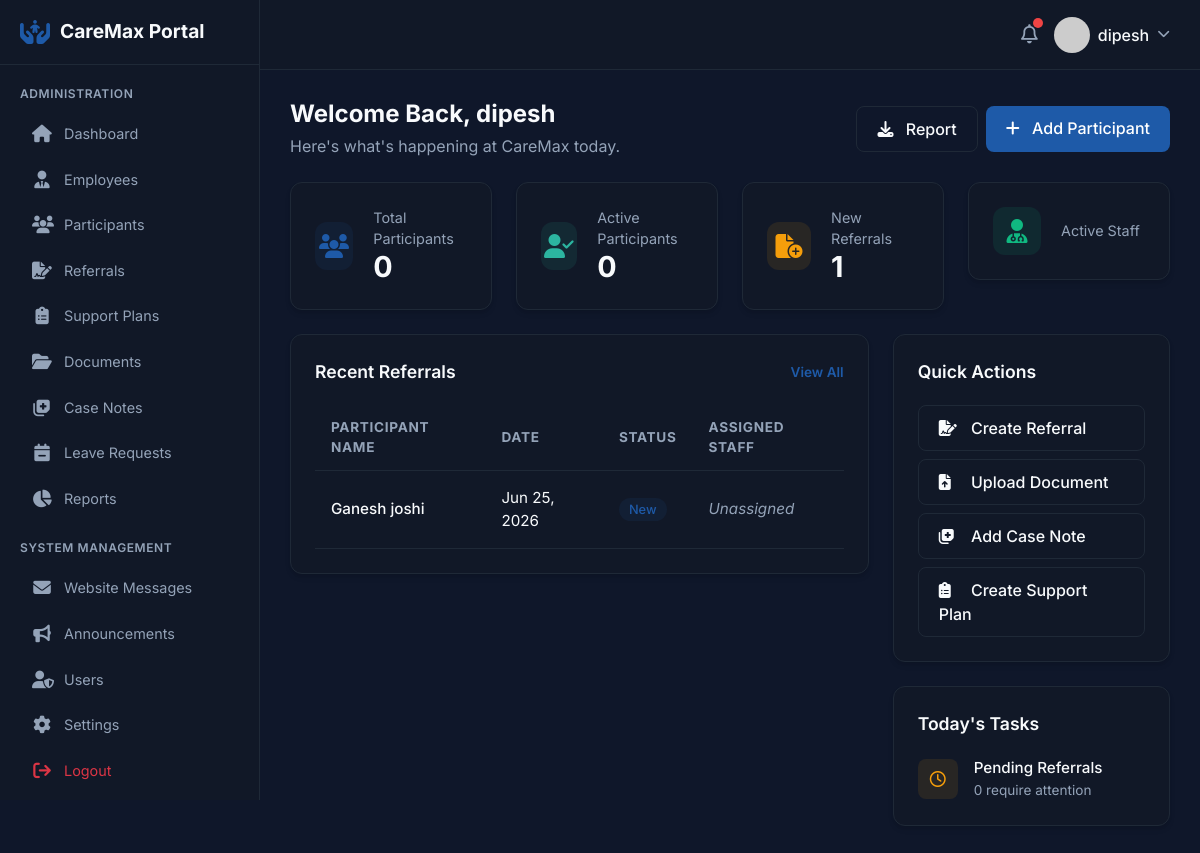
Page /portal/ (signed in) on the earlier database version.
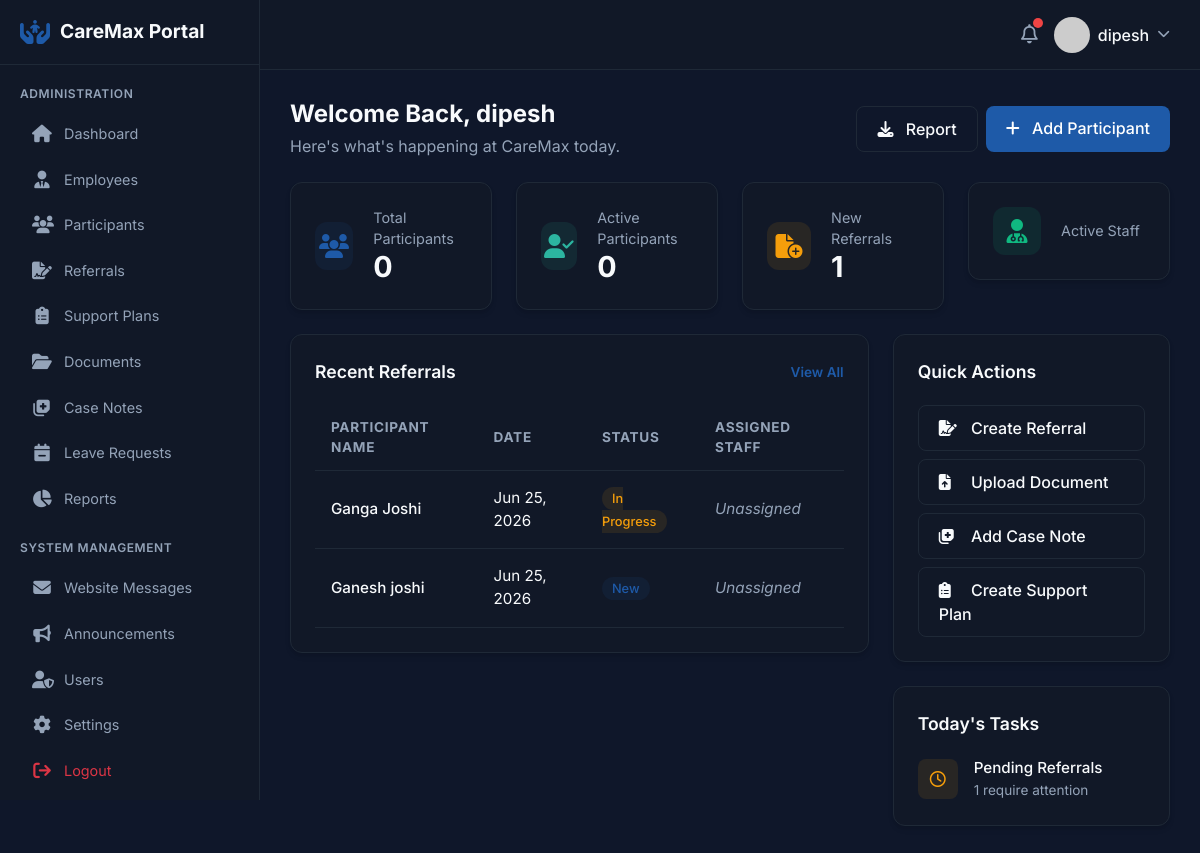
Same page on the later database version.
### referrals/models.py (models this page shows, shortened)
class Referral(models.Model):
    GENDER_CHOICES = (
        ('Male', 'Male'),
        ('Female', 'Female'),
        ('Non-binary', 'Non-binary'),
        ('Prefer not to say', 'Prefer not to say'),
    )
    PLAN_MANAGEMENT_CHOICES = (
        ('NDIA Agency Managed', 'NDIA Agency Managed'),
        ('Self Managed', 'Self Managed'),
        ('Plan Managed', 'Plan Managed'),
        ('Not Yet Approved', 'Not Yet Approved'),
        ('Not Sure', 'Not Sure'),
    )
    RELATIONSHIP_CHOICES = (
        ('Self', 'Self'),
        ('Family Member', 'Family Member'),
        ('Support Coordinator', 'Support Coordinator'),
        ('Healthcare Provider', 'Healthcare Provider'),
        ('Other', 'Other'),
    )
    STATUS_CHOICES = (
        ('New', 'New'),
        ('Contacted', 'Contacted'),
        ('Assessment Scheduled', 'Assessment Scheduled'),
        ('In Progress', 'In Progress'),
        ('Approved', 'Approved'),
        ('Closed', 'Closed'),
    )
    first_name = models.CharField(max_length=100)
    last_name = models.CharField(max_length=100)
    date_of_birth = models.DateField(null=True, blank=True)
    gender = models.CharField(max_length=50, choices=GENDER_CHOICES, blank=True)
    phone = models.CharField(max_length=20)
    email = models.EmailField(blank=True)
    address = models.CharField(max_length=255, blank=True, verbose_name="Address / Suburb")
    ndis_number = models.CharField(max_length=50, blank=True, verbose_name="NDIS Number")
    plan_management = models.CharField(max_length=50, choices=PLAN_MANAGEMENT_CHOICES, blank=True, verbose_name="Plan Managed By")
    support_goals = models.TextField(blank=True)
    additional_notes = models.TextField(blank=True)
    referrer_name = models.CharField(max_length=150, blank=True)
    relationship = models.CharField(max_length=50, choices=RELATIONSHIP_CHOICES, blank=True)
    referrer_phone = models.CharField(max_length=20, blank=True)
    referrer_email = models.EmailField(blank=True)
    status = models.CharField(max_length=30, choices=STATUS_CHOICES, default='New')
    assigned_staff = models.ForeignKey(User, on_delete=models.SET_NULL, null=True, blank=True, related_name='assigned_referrals')
    created_at = models.DateTimeField(auto_now_add=True)
    updated_at = models.DateTimeField(auto_now=True)

### portal/views.py (the view)
# urls.py: path('', views.DashboardView.as_view(), name='index'),
class DashboardView(LoginRequiredMixin, StaffRequiredMixin, TemplateView):
    template_name = 'portal/dashboard.html'
    def get_context_data(self, **kwargs):
        context = super().get_context_data(**kwargs)
        user = self.request.user
        is_admin = user.is_superuser or user.has_perm('auth.view_user')
        context['is_admin'] = is_admin
        if is_admin:
            participants = Participant.objects.all()
            referrals = Referral.objects.all()
        else:
            from guardian.shortcuts import get_objects_for_user
            participants = get_objects_for_user(user, 'portal.view_participant')
            referrals = get_objects_for_user(user, 'referrals.view_referral')
        context['total_participants'] = participants.count()
        context['active_participants'] = participants.filter(status='Active').count()
        context['new_referrals'] = referrals.filter(status='New').count()
        context['pending_referrals'] = referrals.filter(status__in=['Contacted', 'Assessment Scheduled', 'In Progress']).count()
        context['recent_referrals'] = referrals.order_by('-created_at')[:5]
        return context

### templates/portal/dashboard.html (shortened to what this page needs)
{% extends "portal/base_portal.html" %}
{% block content %}
<div class="d-flex justify-content-between align-items-center mb-4">
    <div>
        <h1 style="font-size: 1.5rem; font-weight: 700; margin-bottom: 5px;">Welcome Back, {{ request.user.first_name|default:request.user.username }}</h1>
        <p style="color: var(--text-muted); margin: 0;">Here's what's happening at CareMax today.</p>
    </div>
    <div class="d-flex gap-2">
        <a href="{% url 'portal:reports' %}" class="btn-portal-secondary"><i class="fa-solid fa-download me-2"></i> Report</a>
        <a href="{% url 'portal:participant_list' %}" class="btn-portal-primary"><i class="fa-solid fa-plus me-2"></i> Add Participant</a>
    </div>
</div>
<div class="row mb-4">
    <div class="col-md-3">
        <div class="glass-card mb-0">
            <div class="metric-card">
                <div class="metric-icon blue"><i class="fa-solid fa-users"></i></div>
                <div class="metric-info">
                    <p>Total Participants</p>
                    <h3>{{ total_participants }}</h3>
                </div>
            </div>
        </div>
    </div>
    <div class="col-md-3">
        <div class="glass-card mb-0">
            <div class="metric-card">
                <div class="metric-icon teal"><i class="fa-solid fa-user-check"></i></div>
                <div class="metric-info">
                    <p>Active Participants</p>
                    <h3>{{ active_participants }}</h3>
                </div>
            </div>
        </div>
    </div>
    <div class="col-md-3">
        <div class="glass-card mb-0">
            <div class="metric-card">
                <div class="metric-icon warning"><i class="fa-solid fa-file-circle-plus"></i></div>
                <div class="metric-info">
                    <p>New Referrals</p>
                    <h3>{{ new_referrals }}</h3>
                </div>
            </div>
        </div>
    </div>
    <div class="col-md-3">
        <div class="glass-card mb-0">
            <div class="metric-card">
                <div class="metric-icon success"><i class="fa-solid fa-user-doctor"></i></div>
                <div class="metric-info">
                    <p>Active Staff</p>
                </div>
            </div>
        </div>
    </div>
</div>
<div class="row">
    <div class="col-md-8">
        <div class="glass-card">
            <div class="glass-card-title">
                Recent Referrals
                <a href="{% url 'portal:referral_list' %}" style="font-size: 0.85rem; color: var(--primary-blue); text-decoration: none;">View All</a>
            </div>
            <div class="table-responsive">
                <table class="portal-table">
                    <thead>
                        <tr>
                            <th>Participant Name</th>
                            <th>Date</th>
                            <th>Status</th>
                            <th>Assigned Staff</th>
                        </tr>
                    </thead>
                    <tbody>
                        {% for referral in recent_referrals %}
                        <tr>
                            <td>
                                <div style="font-weight: 500;">{{ referral.first_name }} {{ referral.last_name }}</div>
                            </td>
                            <td>{{ referral.created_at|date:"M d, Y" }}</td>
                            <td>
                                {% if referral.status == 'New' %}
                                    <span class="portal-badge primary">New</span>
                                {% elif referral.status == 'Approved' %}
                                    <span class="portal-badge success">Approved</span>
                                {% elif referral.status == 'Closed' %}
                                    <span class="portal-badge danger">Closed</span>
                                {% else %}
                                    <span class="portal-badge warning">{{ referral.status }}</span>
                                {% endif %}
                            </td>
                            <td>
                                {% if referral.assigned_staff %}
                                    {{ referral.assigned_staff.get_full_name }}
                                {% else %}
                                    <span style="color: var(--text-muted); font-style: italic;">Unassigned</span>
                                {% endif %}
                            </td>
                        </tr>
                        {% empty %}
                        <tr>
                            <td colspan="4" class="text-center py-4" style="color: var(--text-muted);">
                                No recent referrals found.
                            </td>
                        </tr>
                        {% endfor %}
                    </tbody>
                </table>
            </div>
        </div>
    </div>
    <div class="col-md-4">
        <div class="glass-card mb-4">
            <div class="glass-card-title">Quick Actions</div>
            <div class="d-flex flex-column gap-2">
                <a href="{% url 'portal:referral_list' %}" class="btn-portal-secondary text-start"><i class="fa-solid fa-file-signature me-2" style="width: 20px;"></i> Create Referral</a>
                <a href="{% url 'portal:documents' %}" class="btn-portal-secondary text-start"><i class="fa-solid fa-file-arrow-up me-2" style="width: 20px;"></i> Upload Document</a>
                <a href="{% url 'portal:case_notes' %}" class="btn-portal-secondary text-start"><i class="fa-solid fa-notes-medical me-2" style="width: 20px;"></i> Add Case Note</a>
                <a href="{% url 'portal:support_plans' %}" class="btn-portal-secondary text-start"><i class="fa-solid fa-clipboard-list me-2" style="width: 20px;"></i> Create Support Plan</a>
            </div>
        </div>
        <div class="glass-card">
            <div class="glass-card-title">Today's Tasks</div>
            <div class="d-flex flex-column gap-3">
                <div class="d-flex align-items-center gap-3">
                    <div style="width: 40px; height: 40px; border-radius: 8px; background: rgba(245, 158, 11, 0.1); color: var(--warning); display: flex; align-items: center; justify-content: center;">
                        <i class="fa-regular fa-clock"></i>
                    </div>
                    <div>
                        <div style="font-weight: 500; font-size: 0.95rem;">Pending Referrals</div>
                        <div style="color: var(--text-muted); font-size: 0.85rem;">{{ pending_referrals }} require attention</div>
                    </div>
                </div>
            </div>
        </div>
    </div>
</div>
{% endblock %}

### templates/portal/base_portal.html (shortened to what this page needs)
{% load static auth_extras %}
<!DOCTYPE html>
<html lang="en">
<head>
    <link href="https://cdn.jsdelivr.net/npm/bootstrap@5.3.0/dist/css/bootstrap.min.css" rel="stylesheet">
    <link rel="stylesheet" href="https://cdnjs.cloudflare.com/ajax/libs/font-awesome/6.4.0/css/all.min.css">
    <link rel="stylesheet" href="{% static 'css/portal.css' %}">
</head>
<body>
    <aside class="portal-sidebar">
        <div class="portal-brand">
            <i class="fa-solid fa-hands-holding-child" style="color: var(--primary-blue); font-size: 1.5rem;"></i>
            <h2>CareMax Portal</h2>
        </div>
        {% if perms.auth.view_user %}
        <div class="portal-nav-section">
            <div class="portal-nav-title">Administration</div>
            <a href="{% url 'portal:dashboard' %}" class="portal-nav-link {% if request.resolver_match.url_name == 'dashboard' %}active{% endif %}">
                <i class="fa-solid fa-house"></i> Dashboard
            </a>
            <a href="{% url 'portal:employees' %}" class="portal-nav-link {% if request.resolver_match.url_name == 'employees' %}active{% endif %}">
                <i class="fa-solid fa-user-tie"></i> Employees
            </a>
            <a href="{% url 'portal:participant_list' %}" class="portal-nav-link {% if 'participant' in request.resolver_match.url_name %}active{% endif %}">
                <i class="fa-solid fa-users"></i> Participants
            </a>
            <a href="{% url 'portal:referral_list' %}" class="portal-nav-link {% if 'referral' in request.resolver_match.url_name %}active{% endif %}">
                <i class="fa-solid fa-file-signature"></i> Referrals
            </a>
            <a href="{% url 'portal:support_plans' %}" class="portal-nav-link {% if request.resolver_match.url_name == 'support_plans' %}active{% endif %}">
                <i class="fa-solid fa-clipboard-list"></i> Support Plans
            </a>
            <a href="{% url 'portal:documents' %}" class="portal-nav-link {% if request.resolver_match.url_name == 'documents' %}active{% endif %}">
                <i class="fa-solid fa-folder-open"></i> Documents
            </a>
            <a href="{% url 'portal:case_notes' %}" class="portal-nav-link {% if request.resolver_match.url_name == 'case_notes' %}active{% endif %}">
                <i class="fa-solid fa-notes-medical"></i> Case Notes
            </a>
            <a href="{% url 'portal:leave_requests' %}" class="portal-nav-link {% if request.resolver_match.url_name == 'leave_requests' %}active{% endif %}">
                <i class="fa-solid fa-calendar-minus"></i> Leave Requests
            </a>
            <a href="{% url 'portal:reports' %}" class="portal-nav-link {% if request.resolver_match.url_name == 'reports' %}active{% endif %}">
                <i class="fa-solid fa-chart-pie"></i> Reports
            </a>
        </div>
        <div class="portal-nav-section">
            <div class="portal-nav-title">System Management</div>
            <a href="{% url 'portal:website_messages' %}" class="portal-nav-link {% if request.resolver_match.url_name == 'website_messages' %}active{% endif %}">
                <i class="fa-solid fa-envelope"></i> Website Messages
            </a>
            <a href="{% url 'portal:announcements' %}" class="portal-nav-link {% if request.resolver_match.url_name == 'announcements' %}active{% endif %}">
                <i class="fa-solid fa-bullhorn"></i> Announcements
            </a>
            <a href="{% url 'portal:users' %}" class="portal-nav-link {% if request.resolver_match.url_name == 'users' %}active{% endif %}">
                <i class="fa-solid fa-user-shield"></i> Users
            </a>
            <a href="{% url 'portal:settings' %}" class="portal-nav-link {% if request.resolver_match.url_name == 'settings' %}active{% endif %}">
                <i class="fa-solid fa-gear"></i> Settings
            </a>
            <a href="{% url 'portal:logout' %}" class="portal-nav-link text-danger">
                <i class="fa-solid fa-arrow-right-from-bracket"></i> Logout
            </a>
        </div>
        {% endif %}
    </aside>
    <main class="portal-main">
        <header class="portal-header">
            <div class="d-flex align-items-center gap-3">
                <div style="position: relative;">
                    <i class="fa-regular fa-bell" style="font-size: 1.2rem; cursor: pointer; color: var(--text-muted);"></i>
                    <span style="position: absolute; top: -5px; right: -5px; width: 10px; height: 10px; background-color: var(--danger); border-radius: 50%;"></span>
                </div>
                <div class="dropdown">
                    <a href="#" class="d-flex align-items-center gap-2 text-decoration-none" data-bs-toggle="dropdown" aria-expanded="false">
                        <img src="https://ui-avatars.com/api/?name={{ request.user.first_name }}+{{ request.user.last_name }}&background=1E5AA8&color=fff" alt="User Profile" style="width: 36px; height: 36px; border-radius: 50%;">
                        <span style="color: var(--text-main); font-weight: 500;">{{ request.user.get_full_name|default:request.user.username }}</span>
                        <i class="fa-solid fa-chevron-down" style="color: var(--text-muted); font-size: 0.8rem;"></i>
                    </a>
                </div>
            </div>
        </header>
        <div class="portal-content">
            {% block content %}
            {% endblock %}
        </div>
    </main>
</body>
</html>

Differences in the rows shown:
added Referral: first_name "Ganga", last_name "Joshi", created_at "Jun 25, 2026", status "In Progress", shows "Unassigned"
Other differences:
{{ pending_referrals }}: "0" → "1"
